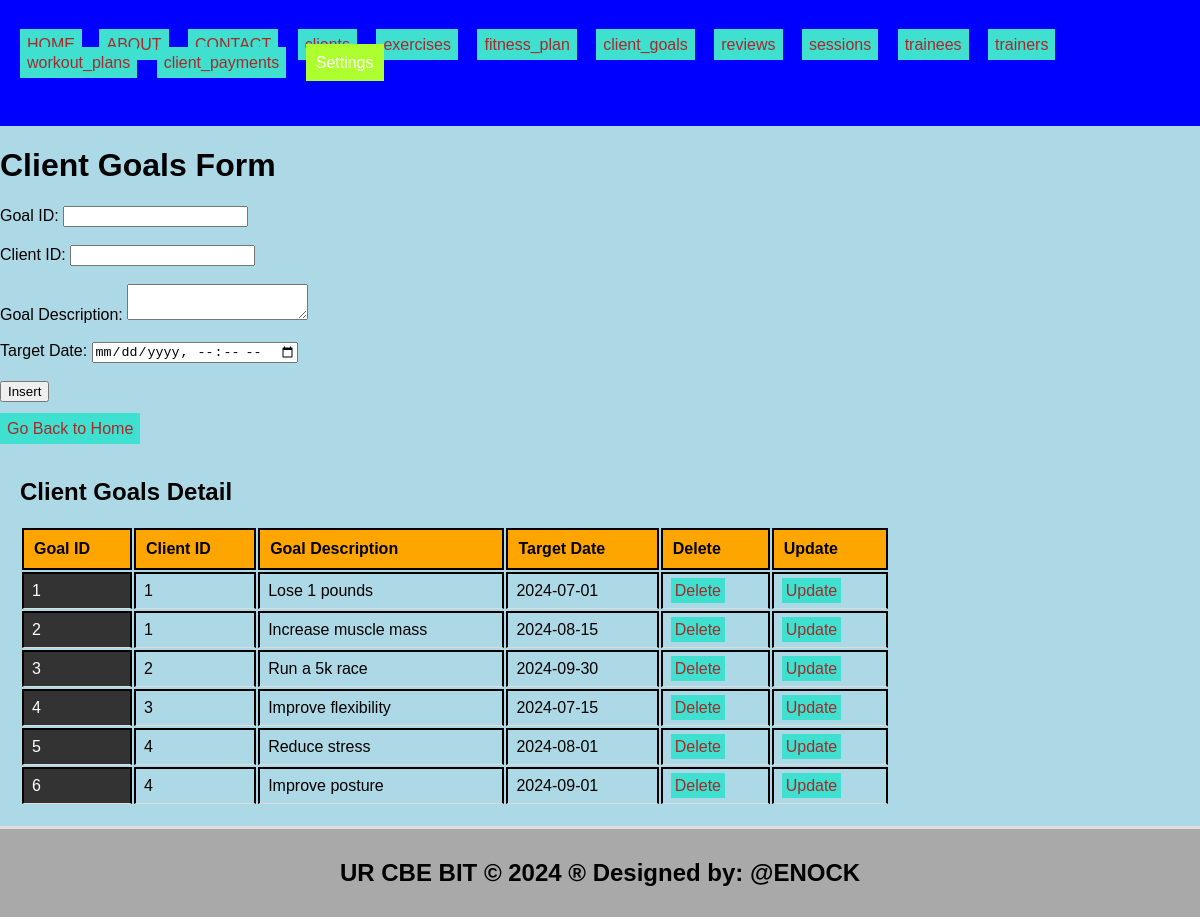
Page /client_goals.php on the committed database.
### tables this page shows
CREATE TABLE `client_goals` (
  `goal_id` int(11) NOT NULL,
  `client_id` int(11) DEFAULT NULL,
  `goal_description` text DEFAULT NULL,
  `target_date` date DEFAULT NULL
);

### client_goals.php (the view, shortened to what this page needs)
<!DOCTYPE html>
<html lang="en">
<head>
  <link rel="stylesheet" type="text/css" href="style.css">
</head>
<body style="background-color: lightblue;">
  <header>
    <ul style="list-style-type: none; padding: 0;">
      <li style="display: inline; margin-right: 10px;">
           <ul style="list-style-type: none; padding: 0;">
    </li>
    <li style="display: inline; margin-right: 8px;"><a href="./home.html">HOME</a></li>
    <li style="display: inline; margin-right: 10px;"><a href="./about.html">ABOUT</a></li>
    <li style="display: inline; margin-right: 10px;"><a href="./contact.html">CONTACT</a></li>
    <li style="display: inline; margin-right: 10px;"><a href="./clients.php">clients</a></li>
    <li style="display: inline; margin-right: 10px;"><a href="./exercises.php">exercises</a></li>
    <li style="display: inline; margin-right: 10px;"><a href="./fitness_plan.php">fitness_plan</a></li>
    <li style="display: inline; margin-right: 10px;"><a href="./client_goals.php">client_goals</a></li>
    <li style="display: inline; margin-right: 10px;"><a href="./reviews.php"> reviews</a></li>
    <li style="display: inline; margin-right: 10px;"><a href="./sessions.php">sessions</a></li>
    <li style="display: inline; margin-right: 10px;"><a href="./trainees.php">trainees</a></li>
    <li style="display: inline; margin-right: 10px;"><a href="./trainers.php">trainers</a></li>
    <li style="display: inline; margin-right: 10px;"><a href="./workout_plans.php">workout_plans</a></li>
    <li style="display: inline; margin-right: 10px;"><a href="./client_payments.php">client_payments</a></li>
      <li class="dropdown" style="display: inline; margin-right: 10px;">
      <a href="#" style="padding: 10px; color: white; background-color: greenyellow; text-decoration: none; margin-right: 15px;">Settings</a>
    </li>
    </ul>
  </header>
<body style="background-color: yellowgreen;">
  <h1>Client Goals Form</h1>
  <form method="post" onsubmit="return confirmInsert();">
    <label for="goal_id">Goal ID:</label>
    <input type="number" id="goal_id" name="goal_id" required><br><br>
    <label for="client_id">Client ID:</label>
    <input type="number" id="client_id" name="client_id" required><br><br>
    <label for="goal_description">Goal Description:</label>
    <textarea id="goal_description" name="goal_description" required></textarea><br><br>
    <label for="target_date">Target Date:</label>
    <input type="datetime-local" id="target_date" name="target_date" required><br><br>
    <input type="submit" name="add" value="Insert"><br><br>
    <a href="./home.html">Go Back to Home</a>
  </form>
  <?php
  include('database_connection.php');
  ?>
  <section>
    <h2>Client Goals Detail</h2>
    <table>
      <tr>
        <th>Goal ID</th>
        <th>Client ID</th>
        <th>Goal Description</th>
        <th>Target Date</th>
        <th>Delete</th>
        <th>Update</th>
      </tr>
      <?php
      $sql = "SELECT * FROM client_goals";
      $result = $connection->query($sql);
      if ($result->num_rows > 0) {
          while ($row = $result->fetch_assoc()) {
              echo "<tr>
                      <td>{$row['goal_id']}</td>
                      <td>{$row['client_id']}</td>
                      <td>{$row['goal_description']}</td>
                      <td>{$row['target_date']}</td>
                      <td><a style='padding:4px' href='delete_client_goals.php?goal_id={$row['goal_id']}'>Delete</a></td>
                      <td><a style='padding:4px' href='update_client_goals.php?goal_id={$row['goal_id']}'>Update</a></td>
                    </tr>";
          }
      } else {
          echo "<tr><td colspan='6'>No data found</td></tr>";
      }
      ?>
    </table>
  </section>
  <footer>
    <h2>UR CBE BIT &copy; 2024 &reg; Designed by: @ENOCK</h2>
  </footer>
</body>
</html>

### style.css (style rules this page uses)
body { font-family: Arial, sans-serif; margin: 0; padding: 0; }
.dropdown { position: relative; display: inline; margin-right: 10px; }
body { font-family: Arial,sans-serif; margin:0; padding:0; }
header { background-color:blue; padding: 20px; }
.dropdown { position: right; display:right; direction:rtl; }
section { padding:28px; border-bottom: 1px solid #ddd; }
footer { text-align: center; padding: 15px; background-color:blue; }

### client_goals.php (style rules this page uses)
a:link { color: #0066cc; text-decoration: none; }
a { padding: 7px; color: white; background-color: turquoise; text-decoration: none; margin-right: 5px; }
a:link { color: brown; }
th, td { border: 2px solid black; padding: 10px; text-align: left; }
th { background-color: orange; }
section { padding: 20px; border-bottom: 3px solid #ddd; }
footer { text-align: center; padding: 10px; background-color: darkgray; }

### rows in the picture
client_goals: goal_id "1", client "1", goal_description "Lose 1 pounds", target_date "2024-07-01"
client_goals: goal_id "2", client "1", goal_description "Increase muscle mass", target_date "2024-08-15"
client_goals: goal_id "3", client "2", goal_description "Run a 5k race", target_date "2024-09-30"
client_goals: goal_id "4", client "3", goal_description "Improve flexibility", target_date "2024-07-15"
client_goals: goal_id "5", client "4", goal_description "Reduce stress", target_date "2024-08-01"
client_goals: goal_id "6", client "4", goal_description "Improve posture", target_date "2024-09-01"
